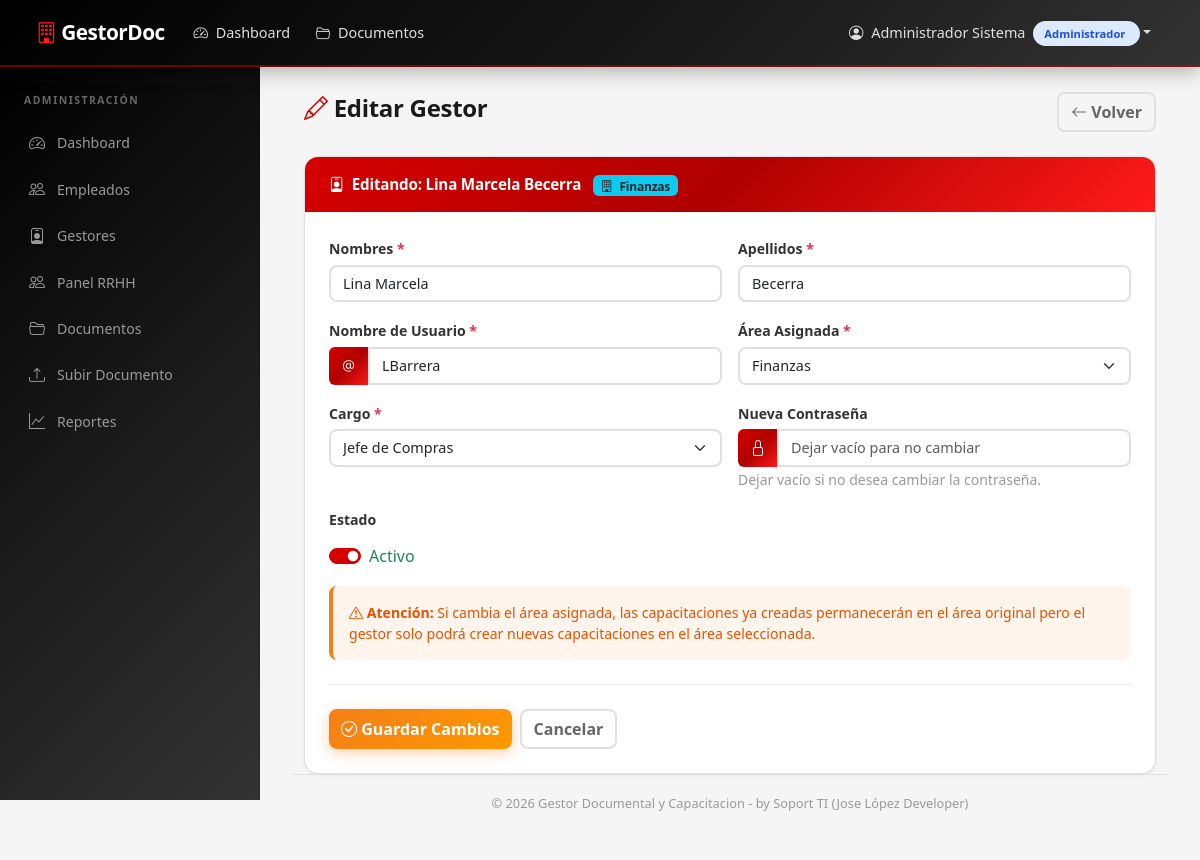
Page /admin/gestores/3/editar (signed in) on the earlier database version.
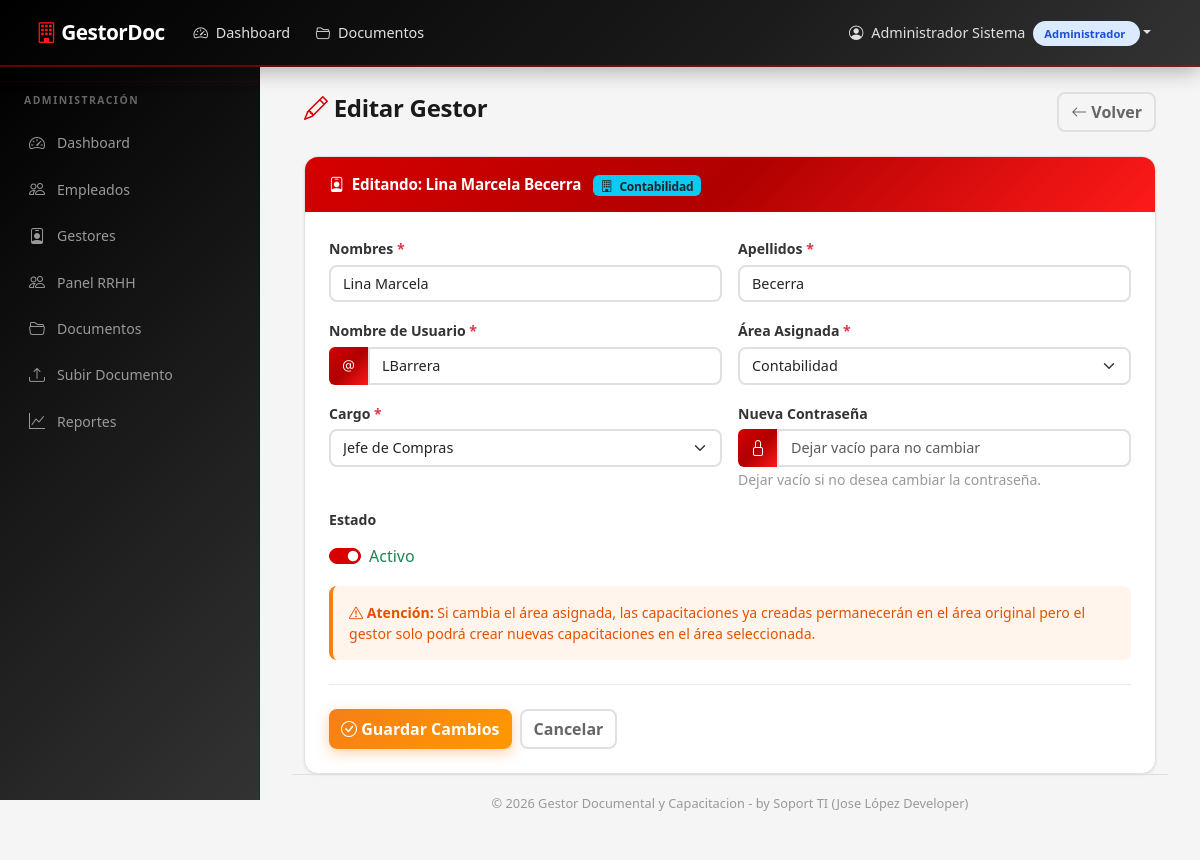
Same page on the later database version.
### models.py (models this page shows, shortened)
class Area(db.Model):
    __tablename__ = 'area'
    id = db.Column(db.Integer, primary_key=True)
    nombre_area = db.Column(db.String(100), unique=True, nullable=False)
    gestores = db.relationship('Gestor', backref='area', lazy=True)
    documentos = db.relationship('Documento', backref='area', lazy=True)
    capacitaciones = db.relationship('Capacitacion', backref='area', lazy=True)

class Gestor(db.Model):
    __tablename__ = 'gestor'
    id = db.Column(db.Integer, primary_key=True)
    user_id = db.Column(db.Integer, db.ForeignKey('user.id'), nullable=False)
    area_id = db.Column(db.Integer, db.ForeignKey('area.id'), nullable=False)
    cargo = db.Column(db.String(100), nullable=False, default='Gestor')
    capacitaciones = db.relationship('Capacitacion', backref='gestor', lazy=True)

### routes/admin.py (the view, shortened to what this page needs)
@admin_bp.route('/admin/gestores/<int:gestor_id>/editar', methods=['GET', 'POST'])
@login_required
@admin_required
def editar_gestor(gestor_id):
    gestor = Gestor.query.get_or_404(gestor_id)
    user = gestor.user
    areas = Area.query.all()
    return render_template('admin/gestores/editar.html', gestor=gestor, areas=areas)

### models.py (called while the page is built)
    @property
    def nombre_completo(self):
        return f'{self.nombres} {self.apellidos}'.strip()

### routes/admin.py (called while the page is built)
def admin_required(f):
    from functools import wraps
    @wraps(f)
    def decorated_function(*args, **kwargs):
        if current_user.role != 'Admin':
            flash('Acceso no autorizado. Solo administradores.', 'danger')
            return redirect(url_for('main.dashboard'))
        return f(*args, **kwargs)
    return decorated_function

### templates/admin/gestores/editar.html (shortened to what the changed rows need)
{% extends "base.html" %}
{% block content %}
<div class="container-fluid">
    <div class="card-custom">
        <div class="card-header">
            <i class="bi bi-person-badge"></i> Editando: {{ gestor.user.nombre_completo }}
            <span class="badge bg-info text-dark ms-2">
                <i class="bi bi-building"></i> {{ gestor.area.nombre_area }}
            </span>
        </div>
        <div class="card-body">
            <form method="POST">
                <div class="row g-3">
                    <div class="col-md-6">
                        <label class="form-label">Área Asignada <span class="text-danger">*</span></label>
                        <select name="area_id" class="form-select" required>
                            {% for area in areas %}
                            <option value="{{ area.id }}" {% if area.id == gestor.area_id %}selected{% endif %}>
                                {{ area.nombre_area }}
                            </option>
                            {% endfor %}
                        </select>
                    </div>
                    <div class="col-md-6">
                        <label class="form-label">Cargo <span class="text-danger">*</span></label>
                        <select name="cargo" class="form-select" required>
                            <option value="Jefe de Compras" {% if gestor.cargo == 'Jefe de Compras' %}selected{% endif %}>Jefe de Compras</option>
                        </select>
                    </div>
                </div>
            </form>
        </div>
    </div>
</div>
{% endblock %}

Differences in the rows shown:
changed Area: area.nombre_area "Finanzas" → "Contabilidad"
changed through a linked row, Gestor "Jefe de Compras": area_id "Finanzas" → "Contabilidad"
